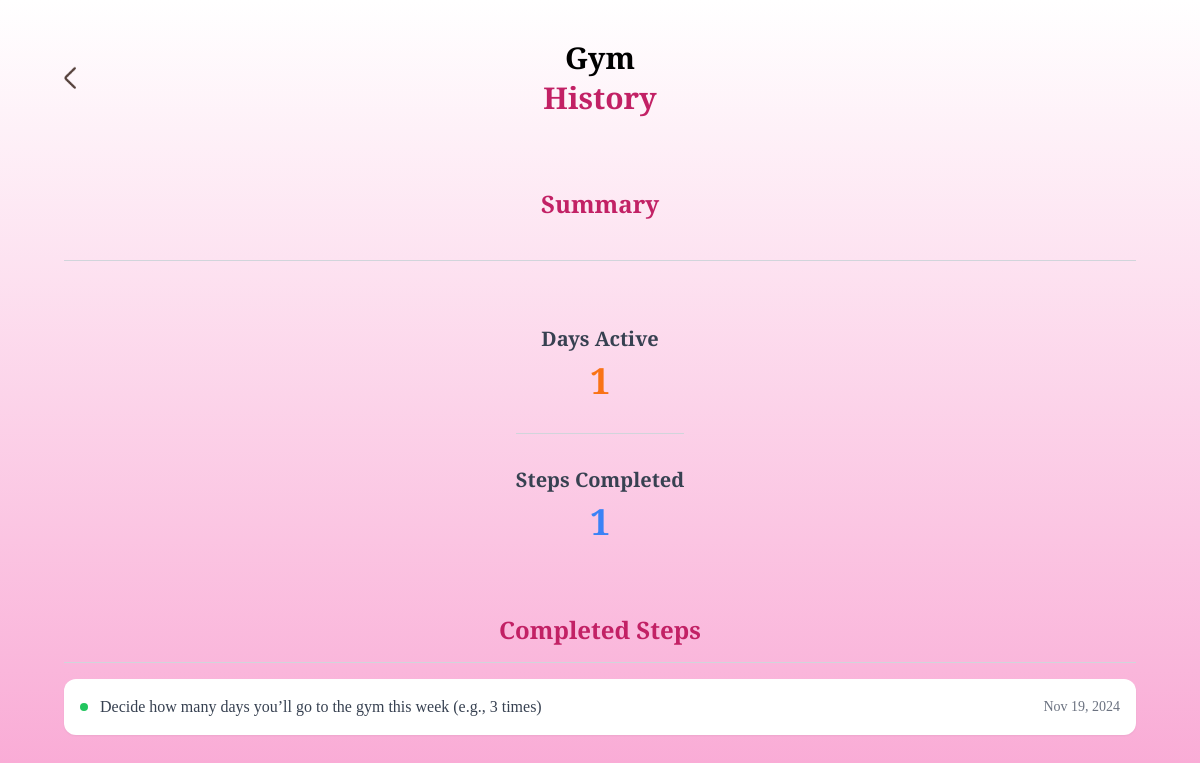
/habit/28/info (signed in), run on the app's committed database.
### habits/models.py (models this page shows, shortened)
class Habit(models.Model):
    habit_id = models.AutoField(primary_key=True)
    language_code = models.ForeignKey(Language, on_delete=models.RESTRICT)
    habit_name = models.CharField(max_length=100)
    habit_type = models.CharField(max_length=4, choices=[('good', 'Good'), ('bad', 'Bad')])
    description = models.TextField(blank=True)
    gradient_color_start = models.CharField(max_length=7, blank=True, help_text="Hex code for the gradient start color")
    gradient_color_end = models.CharField(max_length=7, blank=True, help_text="Hex code for the gradient end color")
    created_at = models.DateTimeField(auto_now_add=True)
    class Meta:
        unique_together = ('habit_id', 'language_code')

class UserTask(models.Model):
    user_progress = models.ForeignKey(UserProgress, on_delete=models.CASCADE)
    task_completed = models.BooleanField(default=False)
    task_description = models.TextField()
    created_at = models.DateTimeField(auto_now_add=True)

### habits/views.py (the view, shortened to what this page needs)
# urls.py: path('habit/<int:id>/info', views.habit_info, name='habit_info'),
def habit_info(request, id):
    user_id = request.session.get('user_id')
    if not user_id:
        return redirect('login')
    user = get_object_or_404(User, user_id=user_id)
    habit = get_object_or_404(Habit, habit_id=id)
    user_progress = UserProgress.objects.filter(user=user, habit=habit).first()
    completed_tasks = UserTask.objects.filter(
        user_progress=user_progress,
        task_completed=True
    ).order_by('-created_at')  # Most recent first
    print("Completed tasks:", completed_tasks.count())
    print("Task dates:", [task.created_at.date() for task in completed_tasks])
    days_active = completed_tasks.dates('created_at', 'day').distinct().count()
    print("Days active:", days_active)
    context = {
        'habit': habit,
        'habit_info': habit.habit_name,
        'days_active': days_active,
        'total_steps': completed_tasks.count(),
        'user_progress': user_progress,
        'completed_tasks': completed_tasks,
    }
    return render(request, 'habit_info.html', context)

### habits/templates/habit_info.html (shortened to what this page needs)
{% extends "base.html" %}
{% block content %}
{% load static %}
<div class="screen bg-gradient-to-t from-pink-300 to-white min-h-screen flex flex-col items-center justify-start p-10 px-16 gap-6">
    <div class="back-image text-4xl w-full flex flex-col items-center justify-center relative">
        <div class="absolute left-0 top-1/2 -translate-y-1/2">
            <a href="/habit/{{habit.habit_id}}">
                <img class="w-3" src="{% static '/images/back.png' %}" alt="back-button" />
            </a>
        </div>
        <div class="text-center flex flex-col items-center">
            <div class="text-3xl font-semibold text-black">
                {{ habit.habit_name }}
            </div>
            <div class="text-[#c22165] text-3xl font-semibold mt-1">
                History
            </div>
        </div>
    </div>
    <div class="summary text-[#c22165] text-2xl font-semibold mt-12 text-center w-full">
        Summary
    </div>
    <div class="border-t border-gray-300 w-full my-4"></div>
    <div class="flex flex-col items-center justify-center mt-6 gap-8">
        <div class="stats-container flex flex-col items-center">
            <div class="text-xl font-semibold text-gray-700">
                Days Active
            </div>
            <div class="text-4xl font-bold text-orange-500 mt-2">
                {{ days_active }}
            </div>
        </div>
        <div class="border-t border-gray-300 w-full"></div>
        <div class="stats-container flex flex-col items-center">
            <div class="text-xl font-semibold text-gray-700">
                Steps Completed
            </div>
            <div class="text-4xl font-bold text-blue-500 mt-2">
                {{ total_steps }}
            </div>
        </div>
    </div>
    <div class="w-full mt-12 flex flex-col items-center">
        <div class="text-[#c22165] text-2xl font-semibold mb-4 text-center">
            Completed Steps
        </div>
        <div class="border-t border-gray-300 w-full mb-4"></div>
        <div class="completed-steps-container flex flex-col gap-3 w-full">
            {% for task in completed_tasks %}
            <div class="completed-step bg-white rounded-xl p-4 shadow-sm">
                <div class="flex justify-between items-center">
                    <div class="flex items-center gap-3">
                        <div class="w-2 h-2 rounded-full bg-green-500"></div>
                        <span class="text-gray-700">{{ task.task_description }}</span>
                    </div>
                    <div class="text-sm text-gray-500">
                        {{ task.created_at|date:"M d, Y" }}
                    </div>
                </div>
            </div>
            {% empty %}
            <div class="text-center text-gray-500 py-4">
                No steps completed yet
            </div>
            {% endfor %}
        </div>
    </div>
</div>
{% endblock content %}

### habits/templates/base.html (style rules this page uses)
body { font-family: "Crimson Text", serif; }

### data on the page
Habit: habit_name "Gym"
UserTask: task_description "Decide how many days you’ll go to the gym this week (e.g., 3 times)", created_at "Nov 19, 2024"

### other printed values
{{ days_active }} "1"
{{ total_steps }} "1"
